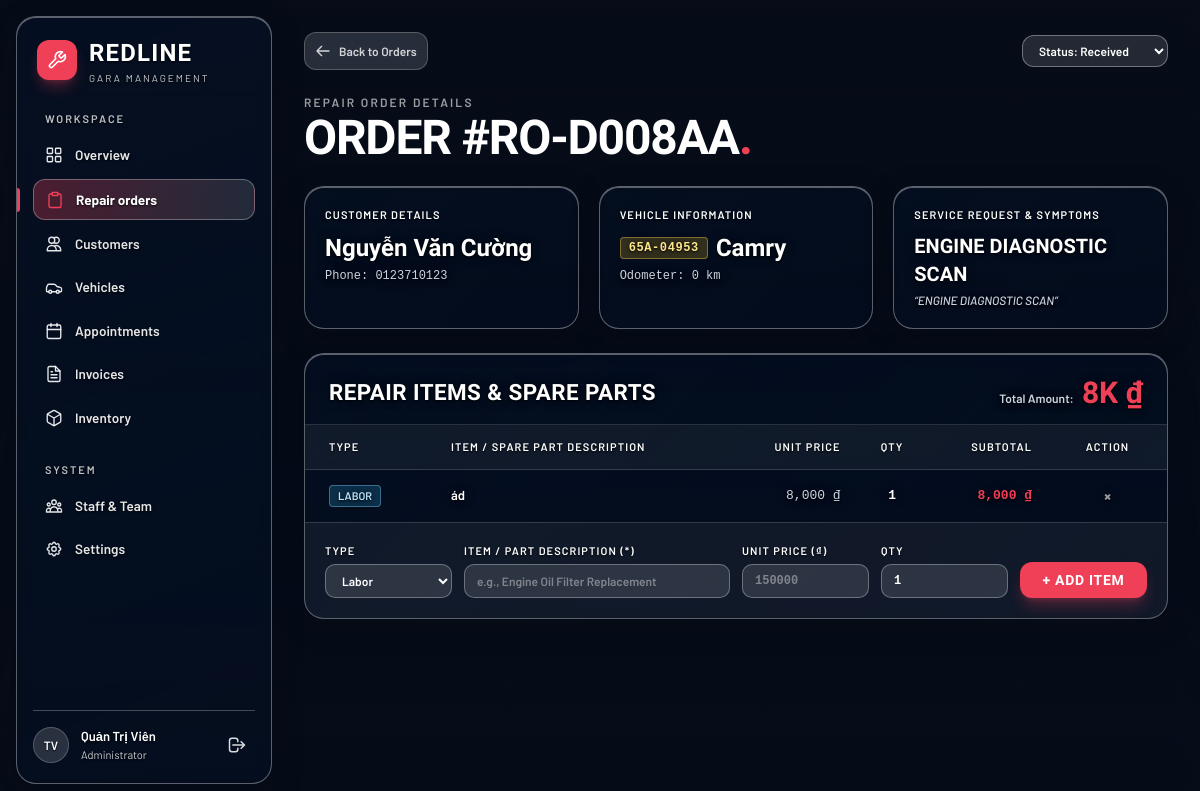
/repair_orders_detail.php?id=15 (signed in), run on the app's committed database.
### tables this page shows
CREATE TABLE `repair_orders` (
  `id` int unsigned NOT NULL AUTO_INCREMENT,
  `order_code` varchar(20) NOT NULL COMMENT 'Mã phiếu công khai (VD: RO20261020-001)',
  `vehicle_id` int unsigned NOT NULL,
  `customer_id` int DEFAULT NULL,
  `km_in` int DEFAULT '0',
  `symptoms` text,
  `note` text,
  `appointment_id` int unsigned DEFAULT NULL,
  `receptionist_id` int DEFAULT NULL,
  `technician_id` int DEFAULT NULL,
  `assigned_to` int unsigned DEFAULT NULL COMMENT 'Thợ phụ trách',
  `received_at` datetime NOT NULL DEFAULT CURRENT_TIMESTAMP,
  `odometer` int unsigned DEFAULT NULL,
  `customer_request` text NOT NULL COMMENT 'Yêu cầu sửa chữa của khách',
  `initial_condition` text,
  `fuel_level` varchar(20) DEFAULT NULL,
  `intake_notes` text,
  `service_type` varchar(50) DEFAULT 'repair',
  `expected_delivery` datetime DEFAULT NULL,
  `ev_notes` text COMMENT 'Ghi chú pin/sạc cho xe điện',
  `estimated_cost` decimal(12,0) NOT NULL DEFAULT '0',
  `status` enum('received','diagnosing','repairing','waiting_parts','inspecting','completed','delivered') NOT NULL DEFAULT 'received',
  `total_amount` decimal(15,2) NOT NULL DEFAULT '0.00',
  `discount_amount` decimal(15,2) NOT NULL DEFAULT '0.00',
  `final_amount` decimal(15,2) NOT NULL DEFAULT '0.00',
  `created_by` int DEFAULT NULL,
  `is_stock_deducted` tinyint(1) NOT NULL DEFAULT '0' COMMENT '1 = đã trừ kho vật tư khi duyệt báo giá',
  `updated_at` datetime NOT NULL DEFAULT CURRENT_TIMESTAMP ON UPDATE CURRENT_TIMESTAMP,
  `created_at` datetime DEFAULT CURRENT_TIMESTAMP,
  `service_request_id` int unsigned DEFAULT NULL,
  PRIMARY KEY (`id`),
  UNIQUE KEY `uq_orders_order_code` (`order_code`),
  UNIQUE KEY `uq_orders_appointment` (`appointment_id`),
  UNIQUE KEY `uq_orders_service_request` (`service_request_id`),
  KEY `idx_orders_vehicle` (`vehicle_id`),
  KEY `idx_orders_receptionist` (`receptionist_id`),
  KEY `idx_orders_assigned` (`assigned_to`),
  KEY `idx_orders_status` (`status`),
  CONSTRAINT `fk_orders_appointment` FOREIGN KEY (`appointment_id`) REFERENCES `appointments` (`id`) ON DELETE SET NULL ON UPDATE CASCADE,
  CONSTRAINT `fk_orders_assigned` FOREIGN KEY (`assigned_to`) REFERENCES `users` (`id`) ON DELETE SET NULL ON UPDATE CASCADE,
  CONSTRAINT `fk_orders_vehicle` FOREIGN KEY (`vehicle_id`) REFERENCES `vehicles` (`id`) ON UPDATE CASCADE
);

CREATE TABLE `customers` (
  `id` int unsigned NOT NULL AUTO_INCREMENT,
  `full_name` varchar(150) NOT NULL,
  `phone` varchar(30) NOT NULL COMMENT 'Dùng tra cứu tiến độ công khai',
  `email` varchar(190) DEFAULT NULL,
  `address` varchar(255) DEFAULT NULL,
  `is_active` tinyint(1) NOT NULL DEFAULT '1' COMMENT '1 = hoạt động, 0 = xóa mềm',
  `created_at` datetime NOT NULL DEFAULT CURRENT_TIMESTAMP,
  `updated_at` datetime NOT NULL DEFAULT CURRENT_TIMESTAMP ON UPDATE CURRENT_TIMESTAMP,
  `notes` text,
  `portal_user_id` int unsigned DEFAULT NULL,
  `zalo` varchar(30) DEFAULT NULL,
  `contact_method` enum('phone','zalo','email') NOT NULL DEFAULT 'phone',
  PRIMARY KEY (`id`),
  UNIQUE KEY `uq_customers_phone` (`phone`),
  UNIQUE KEY `uq_customers_portal_user` (`portal_user_id`),
  KEY `idx_customers_full_name` (`full_name`)
);

CREATE TABLE `vehicles` (
  `id` int unsigned NOT NULL AUTO_INCREMENT,
  `customer_id` int unsigned NOT NULL,
  `license_plate` varchar(20) NOT NULL,
  `brand` varchar(60) NOT NULL,
  `model` varchar(100) DEFAULT NULL,
  `vin` varchar(50) DEFAULT NULL,
  `year` smallint unsigned DEFAULT NULL COMMENT 'Năm sản xuất',
  `color` varchar(50) DEFAULT NULL,
  `vin_number` varchar(100) DEFAULT NULL,
  `engine_number` varchar(100) DEFAULT NULL,
  `is_ev` tinyint(1) DEFAULT '0',
  `engine_type` enum('gasoline','diesel','hybrid','ev') NOT NULL DEFAULT 'gasoline',
  `odometer` int unsigned NOT NULL DEFAULT '0' COMMENT 'Số km hiện tại',
  `is_active` tinyint(1) NOT NULL DEFAULT '1' COMMENT '1 = hoạt động, 0 = xóa mềm',
  `created_at` datetime NOT NULL DEFAULT CURRENT_TIMESTAMP,
  `updated_at` datetime NOT NULL DEFAULT CURRENT_TIMESTAMP ON UPDATE CURRENT_TIMESTAMP,
  PRIMARY KEY (`id`),
  UNIQUE KEY `uq_vehicles_license_plate` (`license_plate`),
  KEY `idx_vehicles_customer` (`customer_id`),
  CONSTRAINT `fk_vehicles_customer` FOREIGN KEY (`customer_id`) REFERENCES `customers` (`id`) ON UPDATE CASCADE
);

CREATE TABLE `repair_order_items` (
  `id` int unsigned NOT NULL AUTO_INCREMENT,
  `repair_order_id` int unsigned NOT NULL,
  `item_type` enum('labor','part') NOT NULL DEFAULT 'labor',
  `item_name` varchar(255) NOT NULL,
  `unit_price` decimal(15,2) NOT NULL DEFAULT '0.00',
  `quantity` int NOT NULL DEFAULT '1',
  `subtotal` decimal(15,2) NOT NULL DEFAULT '0.00',
  `created_at` datetime DEFAULT CURRENT_TIMESTAMP,
  PRIMARY KEY (`id`),
  KEY `fk_repair_order_items_order` (`repair_order_id`),
  CONSTRAINT `fk_repair_order_items_order` FOREIGN KEY (`repair_order_id`) REFERENCES `repair_orders` (`id`) ON DELETE CASCADE ON UPDATE CASCADE
);

### www/repair_orders_detail.php (the view, shortened to what the rows shown need)
<?php
$orderId = (int)($_GET['id'] ?? 0);
$order = null;
$items = [];
try {
    $pdo = db();
    $stmt = $pdo->prepare("
        SELECT
            ro.*,
            v.license_plate, v.model AS vehicle_model, v.vin AS vin_number,
            c.full_name AS customer_name, c.phone AS customer_phone
        FROM repair_orders ro
        LEFT JOIN vehicles v ON ro.vehicle_id = v.id
        LEFT JOIN customers c ON (v.customer_id = c.id OR ro.customer_id = c.id)
        WHERE ro.id = ?
        LIMIT 1
    ");
    $stmt->execute([$orderId]);
    $order = $stmt->fetch(PDO::FETCH_ASSOC);
    $stmtItems = $pdo->prepare("SELECT * FROM repair_order_items WHERE repair_order_id = ? ORDER BY id ASC");
    $stmtItems->execute([$orderId]);
    $items = $stmtItems->fetchAll(PDO::FETCH_ASSOC);
} catch (PDOException $e) {
    die("Database Connection Error: " . $e->getMessage());
}
?>
<!DOCTYPE html>
<html lang="vi">
<head>
    <script src="https://cdn.tailwindcss.com"></script>
    <link rel="stylesheet" href="public/assets/repair_orders_detail.css">
</head>
<body class="text-white font-sans antialiased h-screen overflow-hidden flex selection:bg-red selection:text-white">
    <main class="flex-1 min-w-0 h-full overflow-y-auto p-5 lg:p-8 space-y-6">
        <div class="flex flex-col sm:flex-row items-start sm:items-center justify-between gap-4">
            <form action="src/modules/gara-management/api/orders/items.php" method="POST" class="flex flex-wrap items-center gap-3">
                <select name="status" onchange="this.form.submit()" class="field focus:outline-none focus:border-red">
                    <option value="received" <?= $order['status'] === 'received' ? 'selected' : '' ?>>Status: Received</option>
                </select>
            </form>
        </div>
        <div>
            <p class="text-xs font-semibold tracking-[.18em] text-white/60 mb-1">REPAIR ORDER DETAILS</p>
            <h1 class="font-display text-4xl sm:text-5xl font-bold tracking-tight text-white uppercase leading-none">
                Order #<?= htmlspecialchars($order['order_code']) ?><span class="text-red">.</span>
            </h1>
        </div>
        <div class="grid grid-cols-1 md:grid-cols-3 gap-5">
            <div class="glass p-5 flex flex-col justify-between">
                <div>
                    <span class="label block mb-2">Customer Details</span>
                    <div class="font-display text-2xl font-semibold text-white"><?= htmlspecialchars($order['customer_name'] ?: 'Guest Customer') ?></div>
                    <div class="text-xs text-slate-300 mt-1 font-mono">Phone: <?= htmlspecialchars($order['customer_phone'] ?: 'N/A') ?></div>
                </div>
            </div>
            <div class="glass p-5 flex flex-col justify-between">
                <div>
                    <span class="label block mb-2">Vehicle Information</span>
                    <div class="flex items-center gap-2 mb-1">
                        <span class="inline-flex items-center px-2 py-0.5 rounded text-xs font-mono font-bold bg-amber-400/20 text-amber-200 border border-amber-300/40 tracking-wider">
                            <?= htmlspecialchars($order['license_plate'] ?: 'N/A') ?>
                        </span>
                        <span class="font-display text-2xl font-semibold text-white"><?= htmlspecialchars($order['vehicle_model'] ?: 'Unknown Model') ?></span>
                    </div>
                    <div class="text-xs text-slate-300 font-mono">Odometer: <?= number_format($order['km_in'] ?? 0) ?> km</div>
                </div>
            </div>
            <div class="glass p-5 flex flex-col justify-between">
                <div>
                    <span class="label block mb-2">Service Request &amp; Symptoms</span>
                    <div class="font-display text-xl font-semibold text-white"><?= htmlspecialchars($order['service_type'] ?? 'General Repair Service') ?></div>
                    <div class="text-xs text-slate-300 italic mt-1 line-clamp-2">&ldquo;<?= htmlspecialchars($order['symptoms'] ?: ($order['customer_request'] ?: 'No notes provided')) ?>&rdquo;</div>
                </div>
            </div>
        </div>
        <section class="glass overflow-hidden">
            <div class="p-6 pb-4 flex flex-wrap items-center justify-between gap-4 border-b border-white/15">
                <h2 class="card-title">Repair Items &amp; Spare Parts</h2>
                <div class="flex items-baseline gap-2">
                    <span class="text-xs text-slate-300 font-semibold">Total Amount:</span>
                    <span class="font-display text-3xl font-semibold text-red leading-none"><?= money_short_fmt($order['total_amount'] ?? 0) ?></span>
                </div>
            </div>
            <div class="overflow-x-auto">
                <table class="w-full text-left border-collapse text-[13px]">
                    <thead>
                        <tr class="label border-b border-white/15 bg-white/5">
                            <th class="py-3.5 px-6 font-semibold">Type</th>
                            <th class="py-3.5 px-4 font-semibold">Item / Spare Part Description</th>
                            <th class="py-3.5 px-4 font-semibold text-right">Unit Price</th>
                            <th class="py-3.5 px-4 font-semibold text-center">Qty</th>
                            <th class="py-3.5 px-4 font-semibold text-right">Subtotal</th>
                            <th class="py-3.5 px-6 font-semibold text-center">Action</th>
                        </tr>
                    </thead>
                    <tbody class="divide-y divide-white/10">
                        <?php if (empty($items)): ?>
                            <tr>
                                <td colspan="6" class="p-8 text-center text-slate-300 text-xs">No labor charges or spare parts added to this order yet.</td>
                            </tr>
                        <?php else: ?>
                            <?php foreach ($items as $it): ?>
                                <tr class="hover:bg-white/10 transition border-t border-white/15">
                                    <td class="py-3.5 px-6">
                                        <?php if ($it['item_type'] === 'labor'): ?>
                                            <span class="inline-flex items-center px-2 py-0.5 rounded text-[11px] font-semibold border bg-sky-400/20 text-sky-200 border-sky-300/40 uppercase">Labor</span>
                                        <?php else: ?>
                                            <span class="inline-flex items-center px-2 py-0.5 rounded text-[11px] font-semibold border bg-amber-400/20 text-amber-200 border-amber-300/40 uppercase">Spare Part</span>
                                        <?php endif; ?>
                                    </td>
                                    <td class="py-3.5 px-4 font-semibold text-white"><?= htmlspecialchars($it['item_name']) ?></td>
                                    <td class="py-3.5 px-4 text-right font-mono text-slate-300"><?= number_format($it['unit_price'], 0, '.', ',') ?> ₫</td>
                                    <td class="py-3.5 px-4 text-center font-mono font-bold text-white"><?= $it['quantity'] ?></td>
                                    <td class="py-3.5 px-4 text-right font-mono font-semibold text-red"><?= number_format($it['subtotal'], 0, '.', ',') ?> ₫</td>
                                    <td class="py-3.5 px-6 text-center">
                                        <a href="src/modules/gara-management/api/orders/items.php?action=delete&item_id=<?= $it['id'] ?>&repair_order_id=<?= $order['id'] ?>"
                                           onclick="return confirm('Remove this repair item?')"
                                           class="text-white/60 hover:text-red transition text-base font-bold" title="Delete Item">&times;</a>
                                    </td>
                                </tr>
                            <?php endforeach; ?>
                        <?php endif; ?>
                    </tbody>
                </table>
            </div>
        </section>
    </main>
</body>
</html>
<?php
function money_short_fmt(float $v): string
{
    if ($v >= 1e3) { return rtrim(rtrim(number_format($v / 1e3, 1), '0'), '.') . 'K ₫'; }
    return number_format($v, 0) . ' ₫';
}
?>

### data on the page
repair_orders: status "Status: Received", order_code "RO-D008AA", customers.full_name "Nguyễn Văn Cường", customers.phone "0123710123", vehicle.license_plate "65A-04953", vehicle.model "Camry", km_in "0", service_type "ENGINE DIAGNOSTIC SCAN", customer_request "ENGINE DIAGNOSTIC SCAN", total_amount "8K ₫"
repair_order_items: item_type "LABOR", item_name "ád", unit_price "8,000", quantity "1", subtotal "8,000"

### other printed values
$label "Overview"
$label "Repair orders"
$label "Customers"
$label "Vehicles"
$label "Appointments"
$label "Invoices"
$label "Inventory"
$label "Staff & Team"
$label "Settings"
$initials "TV"
$userName "Quản Trị Viên"
$userDisplayRole "Administrator"
